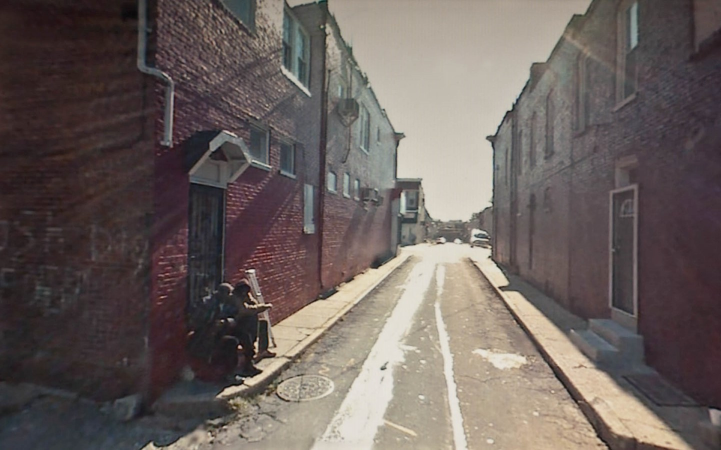
#> input picture 1.tiff, 1442 x 900 px (shown at 1/2 size)
$ python Piecewise.py
#> lines starting #> are read from the running program, lines starting #| are printed output that depends on the picture
import numpy as np
import math
import cv2
import imageio
from matplotlib import pyplot as plt

img = cv2.imread('1.tiff',0)
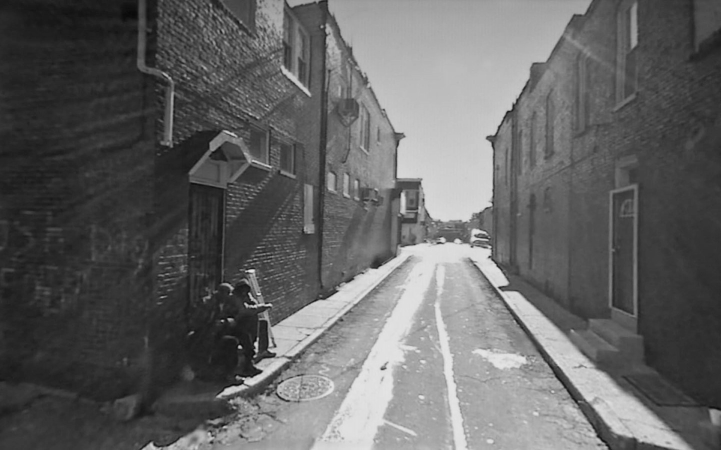
#> img: shape (900, 1442) (shown at 1/2 size); min 6, max 232, mean 99.4
hist,bins = np.histogram([img],bins=range(256))
#> hist = 255 values, max 19413 at index 51, min 0 at index 0, mean 5089.4; bins = 256 values from 0 to 255
cdf = np.cumsum(hist)
#> cdf = 255 values from 0 to 1297800
"""
generate reference fuction
"""
img_ref = cv2.imread('ref.png',0)
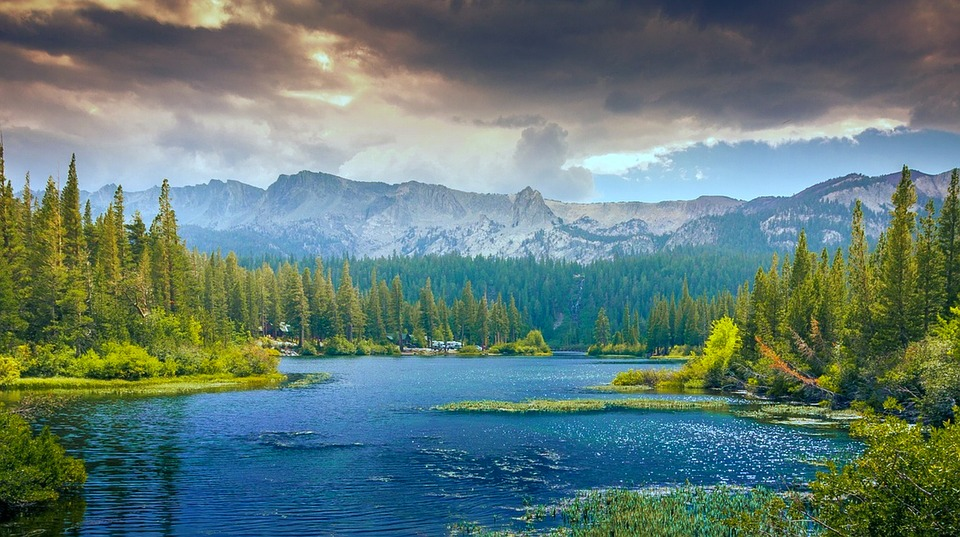
#> input picture ref.png, 960 x 537 px
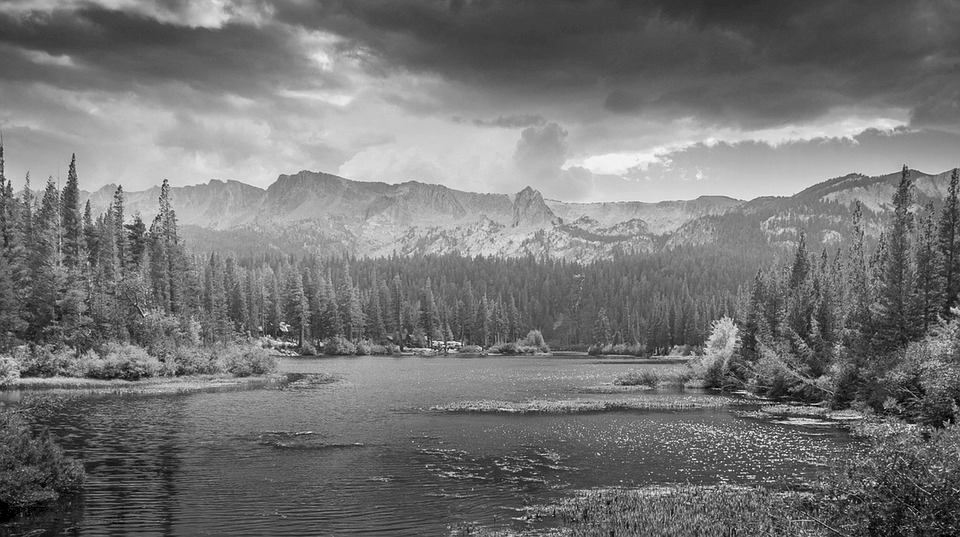
#> img_ref: shape (537, 960); min 0, max 248, mean 117.3
hist_ref,bins = np.histogram([img_ref],bins=range(256))
#> hist_ref = 255 values, max 10789 at index 66, min 0 at index 1, mean 2021.6
cdf_ref = np.cumsum(hist_ref)
#> cdf_ref = 255 values from 698 to 515520
plt.subplot(121),plt.plot(cdf),plt.axis("on"),plt.title("CDF")
plt.subplot(122),plt.plot(cdf_ref),plt.axis("on"),plt.title("Ref_CDF")
plt.show()
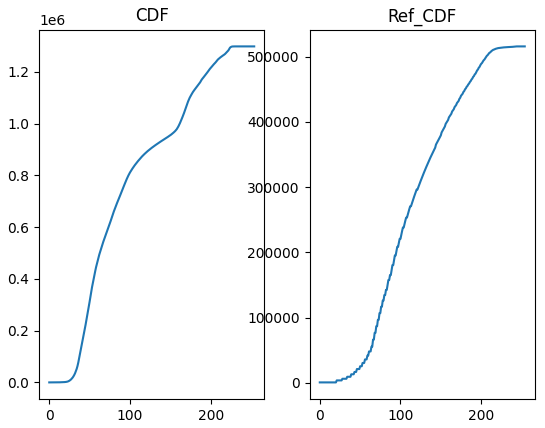
#> figure drawn by matplotlib, 2 panels; panel 1: curve peaks at x = 232, y = 1297800; panel 2: curve peaks at x = 248, y = 515520
i=0
ref_point= np.zeros((6,1),np.double)
state= np.zeros((6,1),np.uint8)
for x in range(0,255,51):
    state[i]=x
    ref_point[i]=cdf_ref[x]*100/cdf_ref[254]
    i=i+1
#> after the loop, i = 5; ref_point = [0.135, 4.93, 45.12, 75.35, 96.09, 0]; state = [0, 51, 102, 153, 204, 0]


state[5]=254
ref_point[5]=cdf_ref[254]*100/cdf_ref[254]
"""
-----------------------
"""
row = np.size(img,0)
#> row = 900
col = np.size(img,1)
#> col = 1442
newImg= np.zeros((row,col),np.uint8)
i=0
for x in range(0,255):
    if(cdf[x]<state[0]):
        result=0
    elif(cdf[x]>cdf[254]):
        result=255
    else:

        if(x>=state[4]):
            i=4
        elif(x>=state[3]):
            i=3
        elif(x>=state[2]):
            i=2
        elif(x>=state[1]):
            i=1
        elif(x<state[1]):
            i=0

        result= state[i]+((cdf[x]*100/cdf[254])-ref_point[i])*(state[i+1]-state[i])/(ref_point[i+1]-ref_point[i])
    newImg[img==x]=result
#> this loop made 255 passes
#> result on passes 1 to 12: [-1.44], [-1.44], [-1.44], [-1.44], [-1.44], [-1.44], [-1.44], [-1.43], [-1.43], [-1.4], [-1.34], [-1.28]
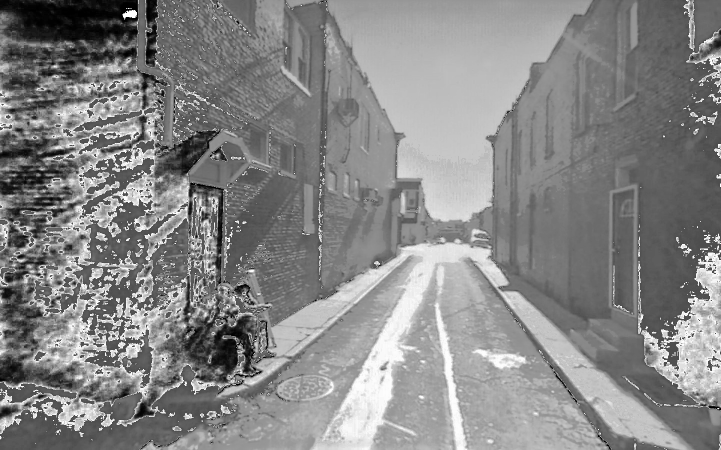
#> newImg: shape (900, 1442) (shown at 1/2 size); min 0, max 255, mean 134.1

hist,bins = np.histogram([newImg],bins=range(256))
#> hist = 255 values, max 23948 at index 112, min 0 at index 4, mean 5089.4
cdf = np.cumsum(hist)
#> cdf = 255 values from 2113 to 1297800
plt.subplot(121),plt.plot(cdf*100/cdf[254]),plt.axis("on"),plt.title("New_CDF")
plt.subplot(122),plt.plot(state,ref_point),plt.axis("on"),plt.title("Ref_CDF")
plt.show()
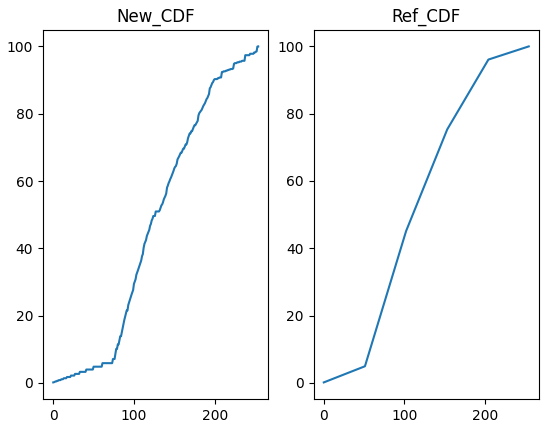
#> figure drawn by matplotlib, 2 panels; panel 1: curve peaks at x = 254, y = 100

plt.subplot(131),plt.imshow(img,cmap="gray"),plt.axis("off"),plt.title("Original pic")
plt.subplot(132),plt.imshow(newImg,cmap="gray"),plt.axis("off"),plt.title("New pic")
plt.subplot(133),plt.imshow(img_ref,cmap="gray"),plt.axis("off"),plt.title("Ref pic")

plt.show()
